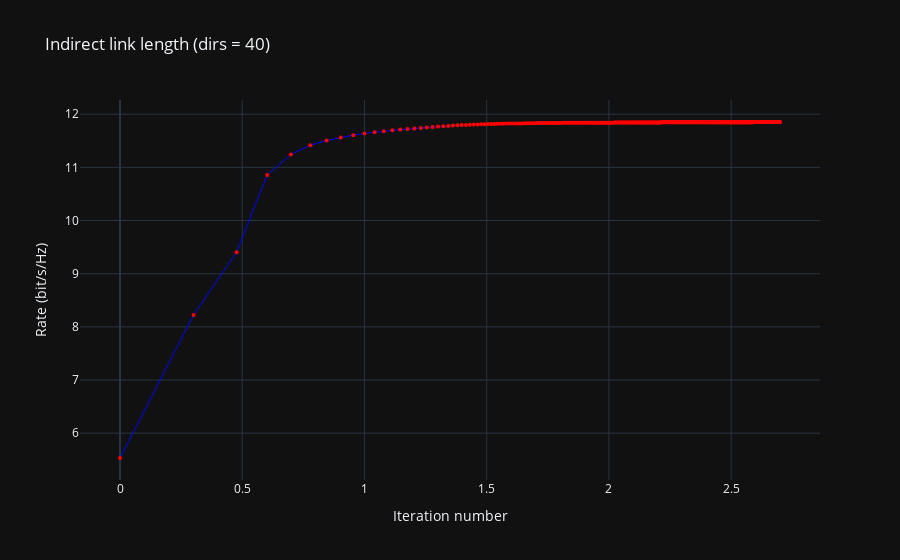

Notebook source saved alongside this figure:
### Code cell
# Create the line plot
normal_rate_fig = go.Figure(data=go.Scatter(
    x=np.log10(np.arange(0, len(rate_average))+1),
    y=rate_average, 
    mode='lines+markers',  # Line + Markers
    marker=dict(size=4, color='red'),  # Marker style
    line=dict(color='blue', width=1),  # Line style
    name='Line with Markers'
))

# Add titles and labels
normal_rate_fig.update_layout(
    title='Indirect link length (dirs = 40)',
    xaxis_title='Iteration number',
    yaxis_title='Rate (bit/s/Hz)',
    template='plotly_dark',  # Optional: Dark theme, change if needed
)

### Figure 1 — Plotly figure (JSON) as saved in the notebook; plotly's stock layout.template omitted (floating-point values rounded to 4 significant figures; data arrays with more than 128 entries replaced by an {"elided": "..."} marker saying what was removed)
{"data": [{"line": {"color": "blue", "width": 1}, "marker": {"color": "red", "size": 4}, "mode": "lines+markers", "name": "Line with Markers", "type": "scatter", "x": {"elided": "501 float values"}, "y": {"elided": "501 float values"}}], "layout": {"title": {"text": "Indirect link length (dirs = 40)"}, "xaxis": {"title": {"text": "Iteration number"}}, "yaxis": {"title": {"text": "Rate (bit/s/Hz)"}}}}
